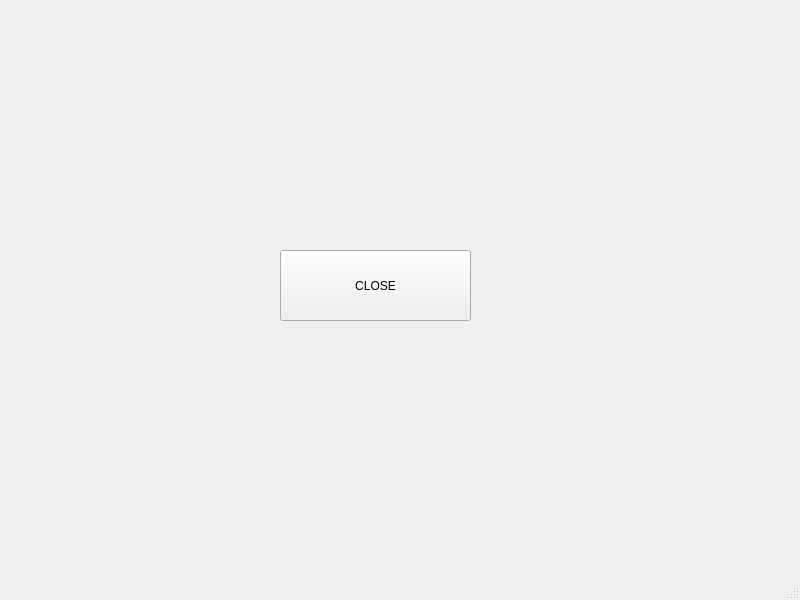
<?xml version="1.0" encoding="UTF-8"?>
<ui version="4.0">
 <class>MainWindow</class>
 <widget class="QMainWindow" name="MainWindow">
  <property name="geometry">
   <rect>
    <x>0</x>
    <y>0</y>
    <width>800</width>
    <height>600</height>
   </rect>
  </property>
  <property name="windowTitle">
   <string>MainWindow</string>
  </property>
  <widget class="QWidget" name="centralwidget">
   <widget class="QPushButton" name="Button">
    <property name="geometry">
     <rect>
      <x>280</x>
      <y>250</y>
      <width>191</width>
      <height>71</height>
     </rect>
    </property>
    <property name="text">
     <string>CLOSE</string>
    </property>
   </widget>
  </widget>
  <widget class="QMenuBar" name="menubar">
   <property name="geometry">
    <rect>
     <x>0</x>
     <y>0</y>
     <width>800</width>
     <height>23</height>
    </rect>
   </property>
  </widget>
  <widget class="QStatusBar" name="statusbar"/>
 </widget>
 <resources/>
 <connections>
  <connection>
   <sender>Button</sender>
   <signal>clicked()</signal>
   <receiver>MainWindow</receiver>
   <slot>close()</slot>
   <hints>
    <hint type="sourcelabel">
     <x>159</x>
     <y>198</y>
    </hint>
    <hint type="destinationlabel">
     <x>399</x>
     <y>299</y>
    </hint>
   </hints>
  </connection>
 </connections>
</ui>
